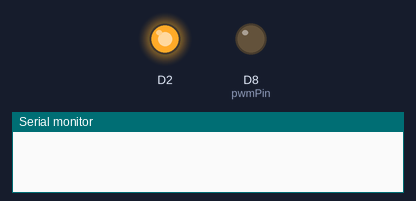
Simulated run of this sketch. Board: ESP8266 (NodeMCU). Parts: output pins drawn as LEDs (lit = HIGH), the last lines printed to the serial monitor. WiFi joins after 1.5 s; servers stay silent unless stated; uploads are accepted with an empty reply.

Above: at 0.1 s.
At 1.1 s:
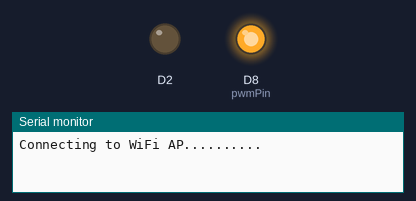
Timing chart, 0 to 2.6 s (numbered marks = the images above):
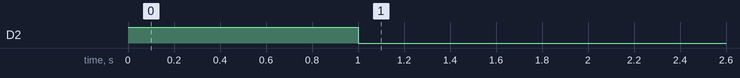

The sketch:

client.ino
```cpp
#include <ESP8266WiFi.h>
#include <ESP8266HTTPClient.h>
#include <WiFiClient.h>


const char* wifi_ssid = "Home";
const char* wifi_passwd = "";

const int potPin = A0;    // Analog pin connected to the potentiometer
const int pwmPin = D8;

String serverName = "http://10.0.40.30/unlock";

int init_wifi() {
    int retries = 0;

    Serial.println("Connecting to WiFi AP..........");

    WiFi.mode(WIFI_STA);
    WiFi.begin(wifi_ssid, wifi_passwd);
    // check the status of WiFi connection to be WL_CONNECTED
    while ((WiFi.status() != WL_CONNECTED)) {
        retries++;
        delay(200);
        Serial.print("#");
    }
    return WiFi.status(); // return the WiFi connection status
}

void setup(){
  Serial.begin(9600);
  pinMode(D2, OUTPUT);

  digitalWrite(D2, HIGH);
  delay(1000);
  digitalWrite(D2, LOW);
  analogWrite(pwmPin, 512);  /* set initial 50% duty cycle */
  if (init_wifi() == WL_CONNECTED) {
        Serial.print("Connetted to ");
        Serial.print(wifi_ssid);
        Serial.print("--- IP: ");
        Serial.println(WiFi.localIP());
  }
  else {
        Serial.print("Error connecting to: ");
        Serial.println(wifi_ssid);
  }

  Serial.println("HTTP REST Server Started");
}

void loop(){
  if (WiFi.status()==WL_CONNECTED){
    WiFiClient client;
    HTTPClient http;

    http.begin(client, serverName.c_str());
    http.addHeader("Content-Type", "application/x-www-form-urlencoded");
    String httpRequestData = "api_key=";
    int httpRes = http.POST(httpRequestData);
    Serial.println(httpRes);
    http.end();
    delay(100);
  }
}
```
